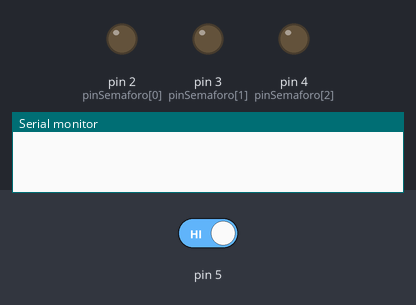
Simulated run of this sketch. Board: Arduino Uno, built with avr-gcc and run on an emulated ATmega328P. Shown: output pins drawn as LEDs (lit = HIGH), the last lines printed to the serial monitor. Inputs (shaded band) come from the test bench; at power-on: pin 5 HIGH.

Above: at 1.2 s.
1.3 s: pin 5 driven LOW
At 8.4 s:
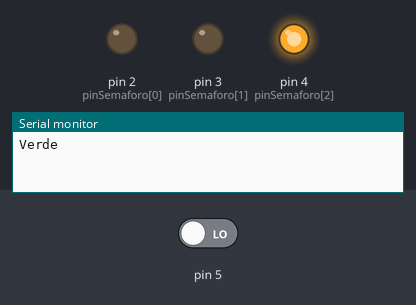
At 15.4 s:
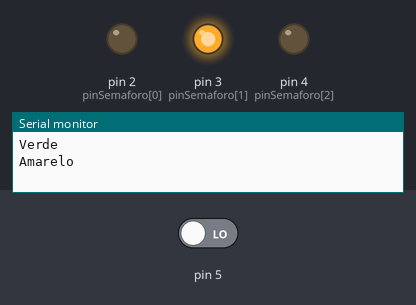
Timing chart, 0 to 27.5 s (numbered marks = the images above; inputs shaded):
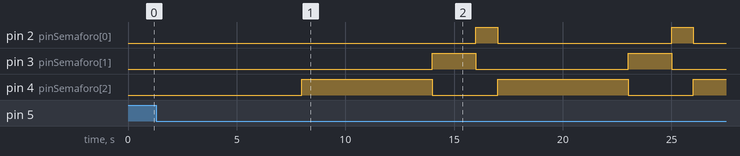

Measured:
- by itself, pin 2 (pinSemaforo[0]): alternates HIGH for 1.0 s and LOW for 8.0 s
- by itself, pin 3 (pinSemaforo[1]): alternates HIGH for 2.0 s and LOW for 7.0 s
- by itself, pin 4 (pinSemaforo[2]): alternates HIGH for 6.0 s and LOW for 3.0 s

The sketch:

logic-light-traffic-sensor-flow.ino
```cpp
byte pinSemaforo[] = {2, 3, 4};

byte estado = 0;
int tempoSemaforo, tempoVermelho = 8000;
unsigned long tempoInicial;
bool flagSensor = true, sinalVermelho;

void setup() {
  Serial.begin(9600);
  //Serial.println(pinSemaforo[2]);
  for (byte x = 0; x < 3; x++) {
    pinMode(pinSemaforo[x], OUTPUT);
  }
  tempoInicial = millis();
}

void loop() {
  unsigned long tempoParado, tempoAtualSensor;
  bool sensorIR = digitalRead(5), engarrafamento;
  //se sensorIR for igual a 1
  if ((!sensorIR) and (sinalVermelho)){
    if (flagSensor) {
      tempoAtualSensor = millis();
      engarrafamento = true;
    }
    flagSensor = false;
    tempoParado = millis() - tempoAtualSensor;
    Serial.println(tempoParado);
    if ((tempoParado > 2000) and (engarrafamento)){
      if (estado == 0) {
        tempoVermelho = 1000;
        Serial.println("Sinal vermelho vuado");
        engarrafamento = false;
        sinalVermelho = false;
      }
    }
  }
  else{
    flagSensor = true;
  }
  semaforo();
}

void semaforo() {
  tempoSemaforo = millis() - tempoInicial;
  if ((tempoSemaforo > tempoVermelho) && (estado == 0)) {
    statusSemaforo("Verde", 0, 0, 1);
    estado = 1;
    tempoInicial = millis();
    sinalVermelho = false;
  }
  else if ((tempoSemaforo > 6000) && (estado == 1)) {
    statusSemaforo("Amarelo", 0, 1, 0);
    estado = 2;
    tempoInicial = millis();
  }
  else if ((tempoSemaforo > 2000) && (estado == 2)) {
    statusSemaforo("Vermelho", 1, 0, 0);
    estado = 0;
    tempoInicial = millis();
    tempoVermelho = 8000;
    flagSensor = true;
    sinalVermelho = true;
  }
}

void statusSemaforo(String estadoSemaforo, bool statusVermelho, bool statusAmarelo, bool statusVerde) {
  digitalWrite(pinSemaforo[0], statusVermelho);
  digitalWrite(pinSemaforo[1], statusAmarelo);
  digitalWrite(pinSemaforo[2], statusVerde);
  Serial.println(estadoSemaforo);
}
```
